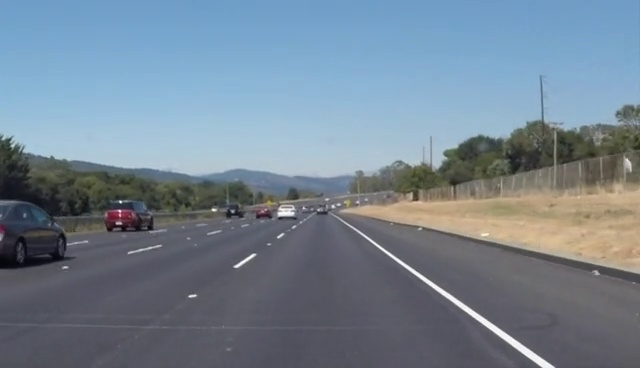
#> input picture img.jpg, 640 x 368 px
$ python 03edge_detect.py
#> lines starting #> are read from the running program, lines starting #| are printed output that depends on the picture; after the words box and inside, x2 and y2 are one past the last pixel; in counts of white or black regions, pixels touching at a corner belong together
import cv2

cv2.namedWindow('edge_detection')
cv2.createTrackbar('minThreshold','edge_detection',50,1000,lambda x: x)
cv2.createTrackbar('maxThreshold','edge_detection',100,1000,lambda x: x)

img=cv2.imread('img.jpg',cv2.IMREAD_GRAYSCALE)
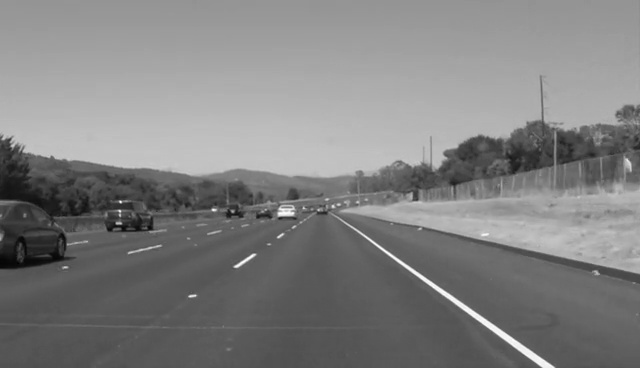
#> img: shape (368, 640); min 0, max 255, mean 128.7
while True:
    minThreshold=cv2.getTrackbarPos('minThreshold', 'edge_detection')
    maxThreshold = cv2.getTrackbarPos('maxThreshold', 'edge_detection')
    edges = cv2.Canny(img, minThreshold, maxThreshold)
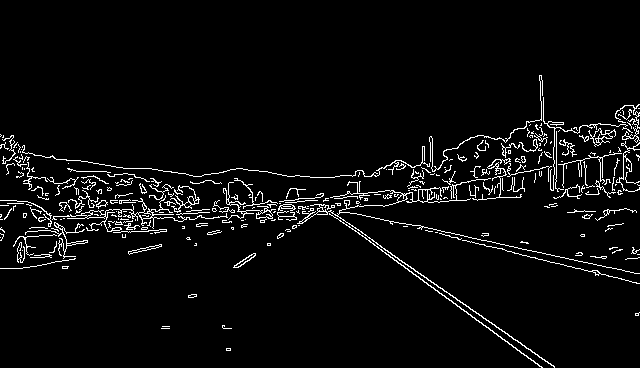
#> edges: shape (368, 640); 4.3% white in thin lines or dots, all inside (x1, y1, x2, y2) = (0, 75, 640, 368)
    cv2.imshow('edge_detection', edges)
    cv2.waitKey(10)
